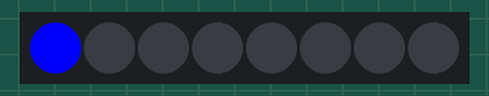
Recording of a sketch running on a simulated Arduino Uno, built with avr-gcc and run on an emulated ATmega328P. Shown: 8 RGB LEDs in strip order, left to right.

Above: at 0.15 s.
At 0.76 s:
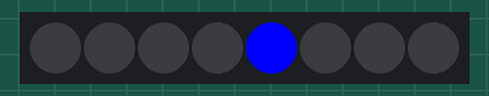
At 1.37 s:
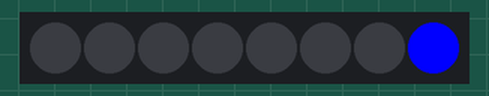
Timing chart, 0 to 40.0 s (numbered marks = the images above):
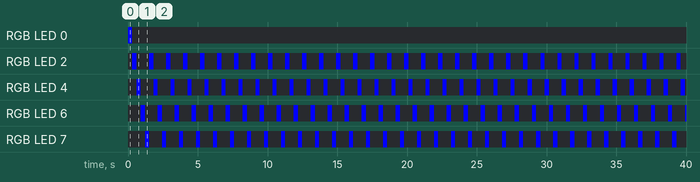

Measured:
- by itself, RGB LED 0: off → RGB(0, 0, 255) at 0.00 s, → off 0.30 s later
- by itself, RGB LED 2, RGB LED 4, RGB LED 6: alternates RGB(0, 0, 255) for 0.30 s and off for 0.91 s
- by itself, RGB LED 7: alternates RGB(0, 0, 255) for 0.31 s and off for 0.91 s

The sketch:

12-ws2812.ino
```cpp
/*
  The code controls a chain of 8 NeoPixel LEDs using the FastLED library. It
  lights up each LED in the chain one at a time, in a blue color, with a small
  delay between each LED. After lighting up an LED, it turns it off ("Black")
  before moving to the next one.

  Board: Arduino Uno R4
  Component: WS2812 RGB LEDs Strip
  Library: https://github.com/FastLED/FastLED  (FastLED by Daniel Garcia)
*/

#include <FastLED.h>  // Include FastLED library
#define NUM_LEDS 8    // Number of LEDs in the chain
#define DATA_PIN 6    // Data pin for LED control

CRGB leds[NUM_LEDS];  // Array to hold LED color data

void setup() {
  FastLED.addLeds<NEOPIXEL, DATA_PIN>(leds, NUM_LEDS);  // Initialize LEDs
}

void loop() {
  // Loop through each LED and set it to blue
  for (int dot = 0; dot < NUM_LEDS; dot++) {
    leds[dot] = CRGB::Blue;   // Set the current LED to blue
    FastLED.show();           // Update LEDs
    leds[dot] = CRGB::Black;  // Clear the current LED
    delay(30);                // Wait for a short period before moving to the next LED
  }
}
```
